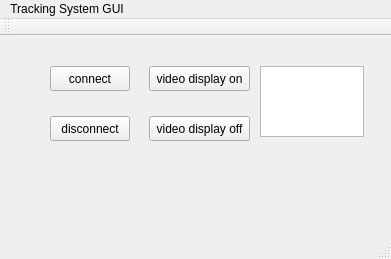
<?xml version="1.0" encoding="UTF-8"?>
<ui version="4.0">
 <class>MainWindow</class>
 <widget class="QMainWindow" name="MainWindow">
  <property name="geometry">
   <rect>
    <x>0</x>
    <y>0</y>
    <width>391</width>
    <height>259</height>
   </rect>
  </property>
  <property name="windowTitle">
   <string>MainWindow</string>
  </property>
  <widget class="QWidget" name="centralWidget">
   <widget class="QPushButton" name="pushButton">
    <property name="geometry">
     <rect>
      <x>50</x>
      <y>30</y>
      <width>80</width>
      <height>25</height>
     </rect>
    </property>
    <property name="text">
     <string>connect</string>
    </property>
   </widget>
   <widget class="QPushButton" name="pushButton_2">
    <property name="geometry">
     <rect>
      <x>50</x>
      <y>80</y>
      <width>80</width>
      <height>25</height>
     </rect>
    </property>
    <property name="text">
     <string>disconnect</string>
    </property>
   </widget>
   <widget class="QTextEdit" name="textEdit">
    <property name="geometry">
     <rect>
      <x>260</x>
      <y>30</y>
      <width>104</width>
      <height>71</height>
     </rect>
    </property>
   </widget>
   <widget class="QPushButton" name="pushButton_4">
    <property name="geometry">
     <rect>
      <x>149</x>
      <y>30</y>
      <width>101</width>
      <height>25</height>
     </rect>
    </property>
    <property name="text">
     <string>video display on</string>
    </property>
   </widget>
   <widget class="QPushButton" name="pushButton_3">
    <property name="geometry">
     <rect>
      <x>149</x>
      <y>80</y>
      <width>101</width>
      <height>25</height>
     </rect>
    </property>
    <property name="text">
     <string>video display off</string>
    </property>
   </widget>
  </widget>
  <widget class="QMenuBar" name="menuBar">
   <property name="geometry">
    <rect>
     <x>0</x>
     <y>0</y>
     <width>391</width>
     <height>22</height>
    </rect>
   </property>
   <widget class="QMenu" name="menuTracking_System_GUI">
    <property name="title">
     <string>Tracking System GUI</string>
    </property>
   </widget>
   <addaction name="menuTracking_System_GUI"/>
  </widget>
  <widget class="QToolBar" name="mainToolBar">
   <attribute name="toolBarArea">
    <enum>TopToolBarArea</enum>
   </attribute>
   <attribute name="toolBarBreak">
    <bool>false</bool>
   </attribute>
  </widget>
  <widget class="QStatusBar" name="statusBar"/>
 </widget>
 <layoutdefault spacing="6" margin="11"/>
 <resources/>
 <connections/>
</ui>
